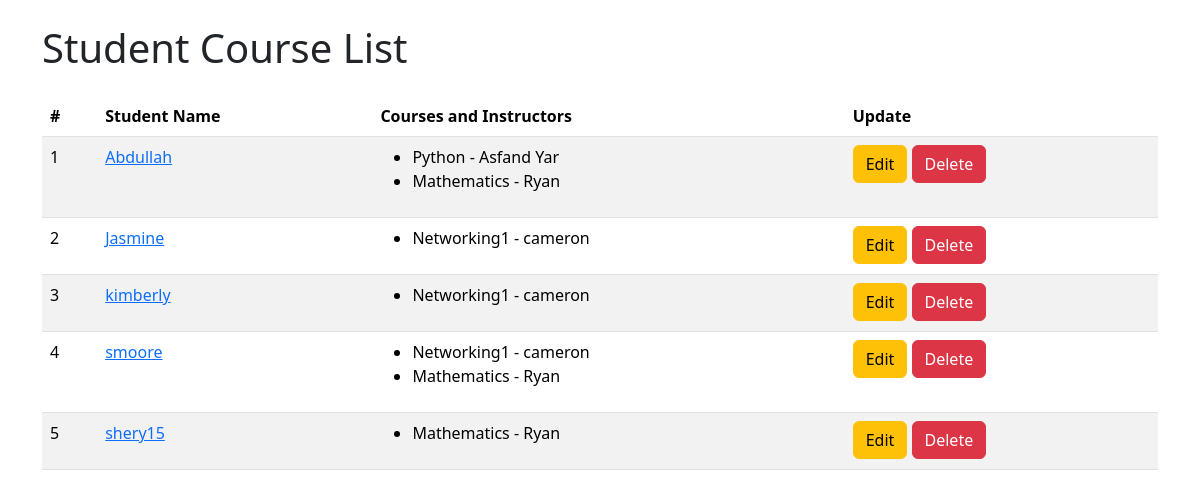
/student-list/, run on the app's committed database.
### lms/models.py (models this page shows, shortened)
class Student(models.Model):
    name = models.CharField(max_length=50)
    user = models.OneToOneField(CustomUser, on_delete=models.CASCADE)
    age = models.IntegerField()

class Course(models.Model):
    name = models.CharField(max_length=100)
    description = models.CharField(max_length=500)
    instructor = models.ForeignKey(Instructor, on_delete=models.CASCADE, related_name= "courses")
    students = models.ManyToManyField(Student, related_name="courses" )

class Instructor(models.Model):
    name = models.CharField(max_length=50)
    user = models.OneToOneField(CustomUser, on_delete= models.CASCADE,related_name="instructor")
    bio = models.CharField(max_length=100)

### lms/views.py (the view)
# urls.py: path('student-list/', views.StudentListView.as_view(), name='student-list'),  # URL for the student list
class StudentListView(ListView):
    model = Student
    template_name = "lms/student_list.html"
    context_object_name = "students"

### lms/templates/lms/student_list.html (shortened to what this page needs)
<!DOCTYPE html>
<html lang="en">
<head>
    <link href="https://cdn.jsdelivr.net/npm/bootstrap@5.3.3/dist/css/bootstrap.min.css" rel="stylesheet"
>
</head>
<body>
    <div class="container mt-4">
        <h1 class="mb-4">Student Course List</h1>
        <table class="table table-striped">
            <thead>
                <tr>
                    <th scope="col">#</th>
                    <th scope="col">Student Name</th>
                    <th scope="col">Courses and Instructors</th>
                    <th scope="col">Update</th>
                </tr>
            </thead>
            <tbody>
                {% for student in students %}
                    <tr>
                        <td>{{ forloop.counter }}</td>
                        <td> <a href="{% url 'student-details' student.id %}">{{ student.name }}</a></td>
                        <td>
                            <ul>
                                {% for course in student.courses.all %}
                                    <li>{{ course.name }} - {{ course.instructor.name }}</li>
                                {% empty %}
                                    No Courses
                                {% endfor %}
                            </ul>
                        </td>
                        <td>
                            <a href="{% url 'student-update' student.pk %}" class="btn btn-warning">Edit</a>
                            <a href="{% url 'student-delete' student.pk %}" class="btn btn-danger">Delete</a>
                        </td>
                    </tr>
                {% empty %}
                    <tr>
                        <td colspan="3" class="text-center">No students found.</td>
                    </tr>
                {% endfor %}
            </tbody>
        </table>
    </div>
</body>
</html>

### data on the page
Student: name "Abdullah"
Course: name "Python", instructor.name "Asfand Yar"
Course: name "Mathematics", instructor.name "Ryan"
Student: name "Jasmine"
Course: name "Networking1", instructor.name "cameron"
Student: name "kimberly"
Student: name "smoore"
Student: name "shery15"
